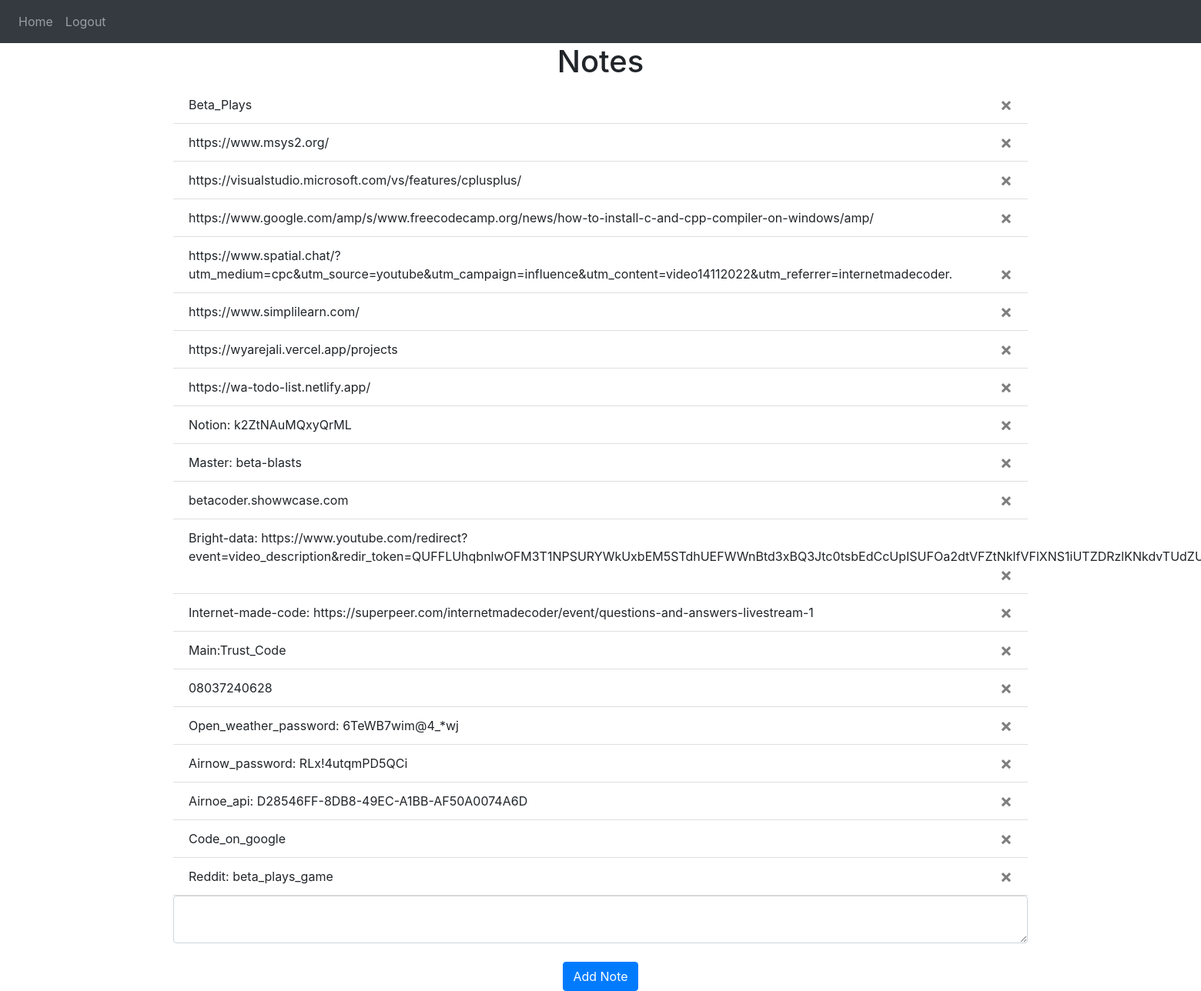
Screenshot of / (signed in) with the database file from the repository.
### website/models.py (models this page shows)
class Note(db.Model):
    id = db.Column(db.Integer, primary_key=True)
    data = db.Column(db.String(10000))
    date = db.Column(db.DateTime(timezone=True), default=func.now())
    user_id = db.Column(db.Integer, db.ForeignKey('user.id'))

### website/views.py (the view, shortened to what this page needs)
@views.route('/', methods=['GET', 'POST'])
@login_required
def home():
    return render_template("home.html", user=current_user)

### website/__init__.py (called while the page is built)
def create_app():
    app = Flask(__name__)
    app.config['SECRET_KEY'] = 'I do not know'
    app.config['SQLALCHEMY_DATABASE_URI'] = f'sqlite:///{DB_NAME}'
    db.init_app(app)
    from .views import views
    from .auth import auth
    app.register_blueprint(views, url_prefix='/')
    app.register_blueprint(auth, url_prefix='/')
    from .models import User, Note
    create_database(app)
    login_manager = LoginManager()
    login_manager.login_view = 'auth.login'
    login_manager.init_app(app)
    @login_manager.user_loader
    def load_user(id):
        return User.query.get(int(id))
    return app

### website/templates/home.html
{% extends "base.html" %} {% block title %}Home{% endblock %} {% block content
%}
<h1 align="center">Notes</h1>
<ul class="list-group list-group-flush" id="notes">
  {% for note in user.notes %}
  <li class="list-group-item">
    {{ note.data }}
    <button type="button" class="close" onClick="deleteNote({{ note.id }})">
      <span aria-hidden="true">&times;</span>
    </button>
  </li>
  {% endfor %}
</ul>
<form method="POST">
  <textarea name="note" id="note" class="form-control"></textarea>
  <br />
  <div align="center">
    <button type="submit" class="btn btn-primary">Add Note</button>
  </div>
</form>
{% endblock %}

### website/templates/base.html (shortened to what this page needs)
<!DOCTYPE html>
<html>
  <head>
    <link
      rel="stylesheet"
      href="https://stackpath.bootstrapcdn.com/bootstrap/4.4.1/css/bootstrap.min.css"
    />
    <link
      rel="stylesheet"
      href="https://stackpath.bootstrapcdn.com/font-awesome/4.7.0/css/font-awesome.min.css"
    />
  </head>
  <body>
    <nav class="navbar navbar-expand-lg navbar-dark bg-dark">
      <div class="collapse navbar-collapse" id="navbar">
        <div class="navbar-nav">
          {% if user.is_authenticated %}
          <a class="nav-item nav-link" id="home" href="/">Home</a>
          <a class="nav-item nav-link" id="logout" href="/logout">Logout</a>
          {% else %}
          <a class="nav-item nav-link" id="login" href="/login">Login</a>
          <a class="nav-item nav-link" id="signUp" href="/sign-up">Sign Up</a>
          {% endif %}
        </div>
      </div>
    </nav>
    <div class="container">{% block content %} {% endblock %}</div>
  </body>
</html>

### rows the page displays
Note: data "Beta_Plays"
Note: data "https://www.msys2.org/"
Note: data "https://visualstudio.microsoft.com/vs/features/cplusplus/"
Note: data "https://www.google.com/amp/s/www.freecodecamp.org/news/how-to-install-c-and-cpp-compiler-on-windows/amp/"
Note: data "https://www.spatial.chat/?utm_medium=cpc&utm_source=youtube&utm_campaign=influence&utm_content=video14112022&utm_referrer=internetmadecoder."
Note: data "https://www.simplilearn.com/"
Note: data "https://wyarejali.vercel.app/projects"
Note: data "https://wa-todo-list.netlify.app/"
Note: data "Notion: k2ZtNAuMQxyQrML"
Note: data "Master: beta-blasts"
Note: data "betacoder.showwcase.com"
Note: data "Bright-data:…"
Note: data "Internet-made-code: https://superpeer.com/internetmadecoder/event/questions-and-answers-livestream-1"
Note: data "Main:Trust_Code"
Note: data "08037240628"
Note: data "Open_weather_password: 6TeWB7wim@4_*wj"
Note: data "Airnow_password: RLx!4utqmPD5QCi"
Note: data "Airnoe_api: D28546FF-8DB8-49EC-A1BB-AF50A0074A6D"
Note: data "Code_on_google"
Note: data "Reddit: beta_plays_game"
